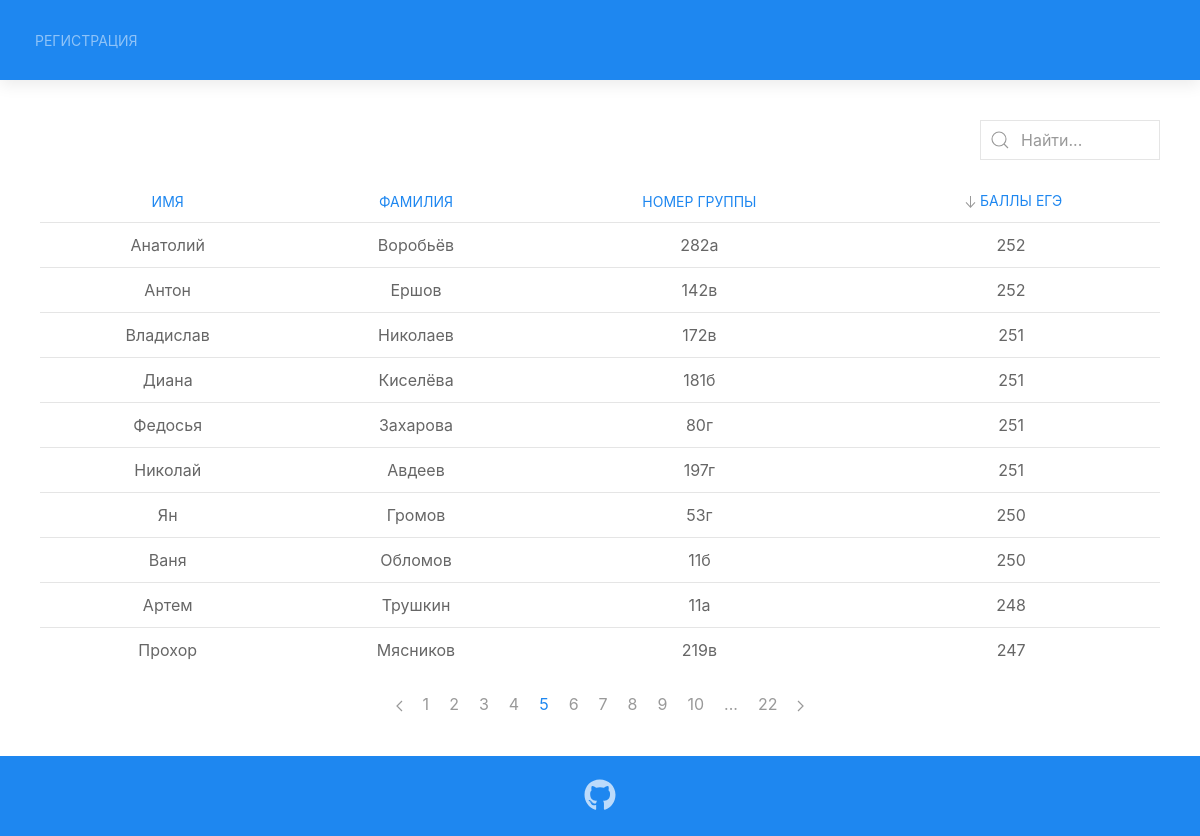
The app's page /?page=5&order=exam_score&direction=DESC with its own data.
### tables this page shows
CREATE TABLE `students` (
  `id` int(11) NOT NULL,
  `name` varchar(50) NOT NULL,
  `surname` varchar(50) NOT NULL,
  `gender` enum('m','f') NOT NULL,
  `group_number` varchar(5) NOT NULL,
  `email` varchar(255) NOT NULL,
  `exam_score` smallint(3) NOT NULL,
  `birth_year` year(4) NOT NULL,
  `residence` enum('resident','nonresident') NOT NULL,
  `hash` varchar(200) NOT NULL
);

### app/controllers/BaseController.php (called while the page is built, shortened)
<?php
abstract class BaseController
{
    protected function render($file, array $params = [])
    {
        extract($params,EXTR_SKIP);
        return require_once "{$file}";
    }
}

### public/index.php (called while the page is built, shortened)
<?php
require_once __DIR__."/../app/bootstrap.php";
Router::load(__DIR__."/../routes.php")->getController($app)->run();

### app/helpers/Pager.php (called while the page is built, shortened)
<?php
class Pager
{
    public function calculatePositioning(int $page, int $perPage): int
    {
        return $page > 1 ? ($page * $perPage) - $perPage : 0;
    }
}

### app/helpers/UrlManager.php (called while the page is built, shortened)
<?php
class UrlManager
{
    public static function getSortingLink(int $page,
                                          string $requiredOrder,
                                          string $currentOrder,
                                          string $direction,
                                          string $search = null)
    {
        if ($requiredOrder === $currentOrder && $direction === "DESC") {
            $direction = "ASC";
        } else {
            $direction = "DESC";
        }
        return http_build_query(array(
           "page" => $page,
           "order" => $requiredOrder,
           "direction" => $direction,
           "search" => $search
        ));
    }
}

### app/database/StudentDataGateway.php (called while the page is built, shortened)
<?php
class StudentDataGateway
{
    private $pdo;
    public function __construct(\PDO $pdo)
    {
        $this->pdo = $pdo;
    }
    public function getStudents(int $offset, int $limit, string $orderBy, string $sort)
    {
        $sortingParams = $this->sanitizeSortingParams($orderBy, $sort);
        $statement = $this->pdo->prepare(
          "SELECT `name`, `surname`, `group_number`, `exam_score`
                     FROM `students`
                     ORDER BY {$sortingParams['orderBy']} {$sortingParams['sort']}
                     LIMIT :offset, :limit
          "
        );
        $statement->bindValue(":offset",$offset,\PDO::PARAM_INT);
        $statement->bindValue(":limit", $limit, \PDO::PARAM_INT);
        $statement->execute();
        return $statement->fetchAll(\PDO::FETCH_ASSOC);
    }
    private function sanitizeSortingParams(string $orderBy, string $sort)
    {
        $orderWhiteList = ["name", "surname", "group_number", "exam_score"];
        $sortingParams = array(
            "sort" => $sort,
            "orderBy" => $orderBy
        );
        return $sortingParams;
    }
}

### views/partials/students-table.php (the view, shortened to what this page needs)
<table class="uk-table uk-table-small uk-table-hover uk-table-divider students-table">
    <thead>
        <tr>
            <th class="uk-text-center"><?php
                Util::showSortingArrow("name", $order, $direction)
                ?><a href="?<?php echo htmlspecialchars(UrlManager::getSortingLink(
                    $page,
                    "name",
                    $order,
                    $direction,
                    $search
                ), ENT_QUOTES); ?>">Имя</a></th>
            <th class="uk-text-center"><?php
                Util::showSortingArrow("surname", $order, $direction)
                ?><a href="?<?php echo htmlspecialchars(UrlManager::getSortingLink(
                    $page,
                    "surname",
                    $order,
                    $direction,
                    $search
                ), ENT_QUOTES); ?>">Фамилия</a></th>
            <th class="uk-text-center"><?php
                Util::showSortingArrow("group_number", $order, $direction)
                ?><a href="?<?php echo htmlspecialchars(UrlManager::getSortingLink(
                    $page,
                    "group_number",
                    $order,
                    $direction,
                    $search
                ), ENT_QUOTES); ?>">Номер группы</a></th>
            <th class="uk-text-center"><?php
                Util::showSortingArrow("exam_score", $order, $direction)
                ?><a href="?<?php echo htmlspecialchars(UrlManager::getSortingLink(
                    $page,
                    "exam_score",
                    $order,
                    $direction,
                    $search
                ), ENT_QUOTES); ?>">Баллы ЕГЭ</a></th>
        </tr>
        </thead>
    <tbody>
        <?php foreach($students as $student): ?>
            <tr class="uk-text-center">
                <td><?php echo htmlspecialchars($student["name"], ENT_QUOTES) ?></td>
                <td><?php echo htmlspecialchars($student["surname"], ENT_QUOTES) ?></td>
                <td><?php echo htmlspecialchars($student["group_number"], ENT_QUOTES) ?></td>
                <td><?php echo htmlspecialchars($student["exam_score"], ENT_QUOTES) ?></td>
            </tr>
        <?php endforeach; ?>
    </tbody>
</table>

### public/css/styles.css (style rules this page uses)
html { height: 100%; }
body { display: flex; flex-direction: column; height: 100%; }

### records on screen
students: name "Анатолий", surname "Воробьёв", group_number "282а", exam_score "252"
students: name "Антон", surname "Ершов", group_number "142в", exam_score "252"
students: name "Владислав", surname "Николаев", group_number "172в", exam_score "251"
students: name "Диана", surname "Киселёва", group_number "181б", exam_score "251"
students: name "Федосья", surname "Захарова", group_number "80г", exam_score "251"
students: name "Николай", surname "Авдеев", group_number "197г", exam_score "251"
students: name "Ян", surname "Громов", group_number "53г", exam_score "250"
students: name "Ваня", surname "Обломов", group_number "11б", exam_score "250"
students: name "Артем", surname "Трушкин", group_number "11а", exam_score "248"
students: name "Прохор", surname "Мясников", group_number "219в", exam_score "247"

### other values on screen
$totalPages "22"
